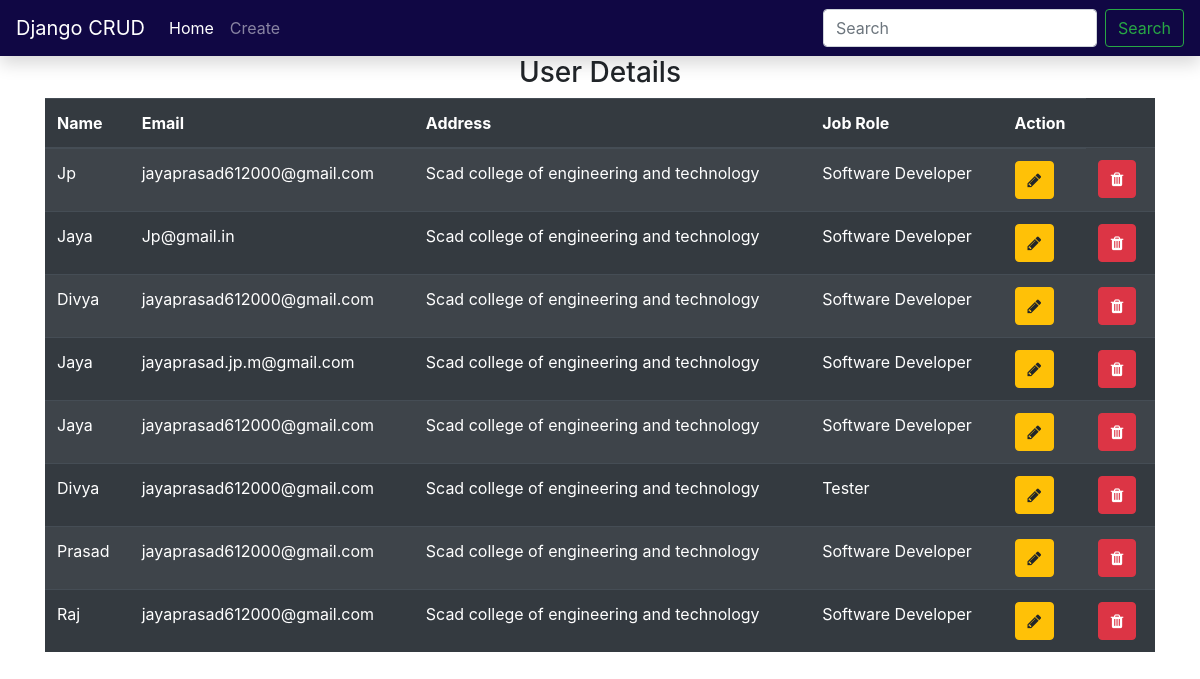
The page / on the database its author committed.
### operations/models.py (models this page shows, shortened)
class Employee(models.Model):
    name = models.CharField(max_length=50)
    email = models.EmailField(max_length=254)
    address = models.CharField(max_length=254)
    jobrole = models.CharField(max_length=254)

### operations/views.py (the view)
# urls.py: path("", views.index, name="read"),
def index(request):
    obj=Employee.objects.all()
    return render(request, 'index.html',{'data':obj})

### operations/templates/index.html (shortened to what this page needs)
<!DOCTYPE html>
<html lang="en">
<head>
<link rel="stylesheet" href="https://cdnjs.cloudflare.com/ajax/libs/twitter-bootstrap/4.6.0/css/bootstrap.min.css">
<link rel="stylesheet" href="https://cdnjs.cloudflare.com/ajax/libs/font-awesome/4.7.0/css/font-awesome.min.css">
</head>
<body>
    <nav class="navbar navbar-expand-sm navbar-dark shadow" style="background-color: #100744;">
        <a class="navbar-brand" href="#">Django CRUD</a>
        <div class="collapse navbar-collapse" id="collapsibleNavId">
            <ul class="navbar-nav mr-auto mt-2 mt-lg-0">
                <li class="nav-item active">
                    <a class="nav-link" href="#">Home <span class="sr-only">(current)</span></a>
                </li>
                <li class="nav-item">
                    <a class="nav-link" href="/create">Create</a>
                </li>
            </ul>
            <form class="form-inline my-2 my-lg-0">
                <input class="form-control mr-sm-2" type="text" placeholder="Search">
                <button class="btn btn-outline-success my-2 my-sm-0" type="submit">Search</button>
            </form>
        </div>
    </nav>
  <div class="container">
      <h3 class="text-center">User Details</h3>
    <table class="table table-striped table-inverse table-dark">
        <thead class="thead-inverse dark">
            <tr>
                <th>Name</th>
                <th>Email</th>
                <th>Address</th>
                <th>Job Role</th>
                <th>Action</th>
            </tr>
            </thead>
            <tbody>
               {% for emp in data %}
                <tr>
                    <td scope="row">{{emp.name}}</td>
                    <td>{{emp.email}}</td>
                    <td>{{emp.address}}</td>
                    <td>{{emp.jobrole}}</td>
                    <td><a name="edit" id="" class="btn btn-warning" href="update/{{emp.id}}" role="button"><i class="fa fa-pencil" aria-hidden="true"></i></a></td>
                    <td><a name="delete" id="" class="btn btn-danger" href="delete/{{emp.id}}" role="button"><i class="fa fa-trash" aria-hidden="true"></i></a></td>
                </tr>
                {% endfor %}
            </tbody>
    </table>
  </div>
</body>
</html>

### rows shown on the page
Employee: name "Jp", email "jayaprasad612000@gmail.com", address "Scad college of engineering and technology", jobrole "Software Developer"
Employee: name "Jaya", email "Jp@gmail.in", address "Scad college of engineering and technology", jobrole "Software Developer"
Employee: name "Divya", email "jayaprasad612000@gmail.com", address "Scad college of engineering and technology", jobrole "Software Developer"
Employee: name "Jaya", email "jayaprasad.jp.m@gmail.com", address "Scad college of engineering and technology", jobrole "Software Developer"
Employee: name "Jaya", email "jayaprasad612000@gmail.com", address "Scad college of engineering and technology", jobrole "Software Developer"
Employee: name "Divya", email "jayaprasad612000@gmail.com", address "Scad college of engineering and technology", jobrole "Tester"
Employee: name "Prasad", email "jayaprasad612000@gmail.com", address "Scad college of engineering and technology", jobrole "Software Developer"
Employee: name "Raj", email "jayaprasad612000@gmail.com", address "Scad college of engineering and technology", jobrole "Software Developer"
